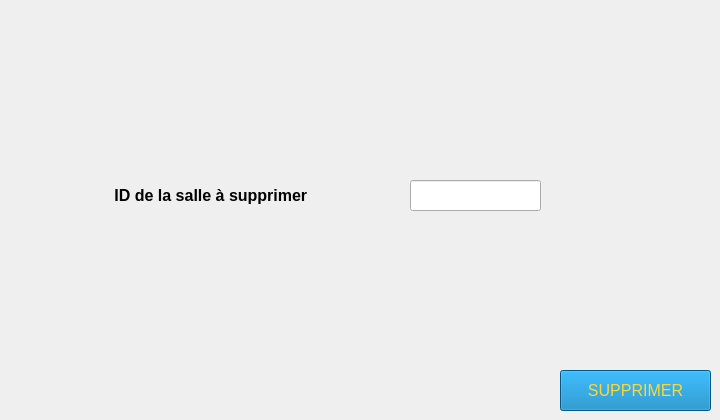
      <widget class="QWidget" name="tab_23">
       <attribute name="title">
        <string>Suppression</string>
       </attribute>
       <widget class="QLabel" name="label_43">
        <property name="geometry">
         <rect>
          <x>110</x>
          <y>170</y>
          <width>271</width>
          <height>51</height>
         </rect>
        </property>
        <property name="font">
         <font>
          <family>MS Shell Dlg 2</family>
          <pointsize>12</pointsize>
          <weight>75</weight>
          <bold>true</bold>
         </font>
        </property>
        <property name="text">
         <string> ID de la salle à supprimer</string>
        </property>
       </widget>
       <widget class="QLineEdit" name="lineEdit_5">
        <property name="geometry">
         <rect>
          <x>410</x>
          <y>180</y>
          <width>131</width>
          <height>31</height>
         </rect>
        </property>
       </widget>
       <widget class="QPushButton" name="pushButton_supprimer_AZ">
        <property name="geometry">
         <rect>
          <x>560</x>
          <y>370</y>
          <width>151</width>
          <height>41</height>
         </rect>
        </property>
        <property name="font">
         <font>
          <family>MS Shell Dlg 2</family>
          <pointsize>12</pointsize>
         </font>
        </property>
        <property name="styleSheet">
         <string notr="true">color: rgb(253, 216, 53);

background-color: rgb(0, 123, 185);</string>
        </property>
        <property name="text">
         <string>SUPPRIMER</string>
        </property>
       </widget>
      </widget>
